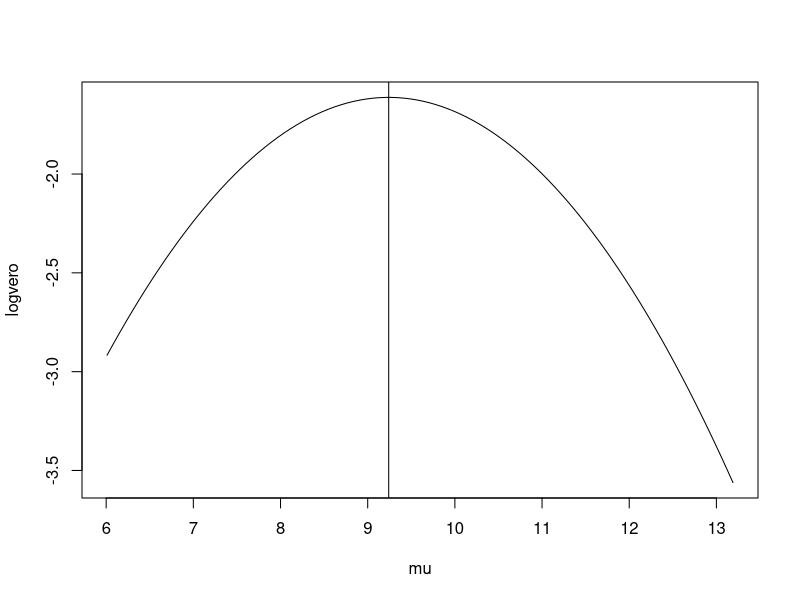

This chart was generated by the following R code:
# 8.2

q82 <- c(152, 115, 109, 94, 88, 137, 152, 77, 160, 165,
         125, 40, 128, 123, 136, 101, 62, 153, 83, 69)
q82mean <- mean(q82)
q82sqmean <- sum(q82^2) / length(q82)
q82beta <- q82sqmean / q82mean - q82mean
q82alpha <- mean(q82) / q82beta

# Exercício

# 1.

q1 <- c(9.9, 13.19, 7.1, 7.54, 11.01, 8.81, 10.63, 7.83,
        8.68, 6.27, 8.20, 11.12, 9.62, 11.58, 9.64, 8.44,
        7.1, 6.76, 9.2, 9.53, 11.67, 7.59, 9.3, 6.25,
        6.01, 12.44, 12.13, 11.29, 11.57, 6.83)
mean(q1)

vnorm <- function(mu, dados){
    dnorm(mean(dados), mean = mu, sd = 2, log = TRUE)
}
mu <- seq(min(q1), max(q1), l = 100)
logvero <- sapply(mu, vnorm, dados = q1)
plot(mu, logvero, type = "l")
abline(v = mean(q1))

